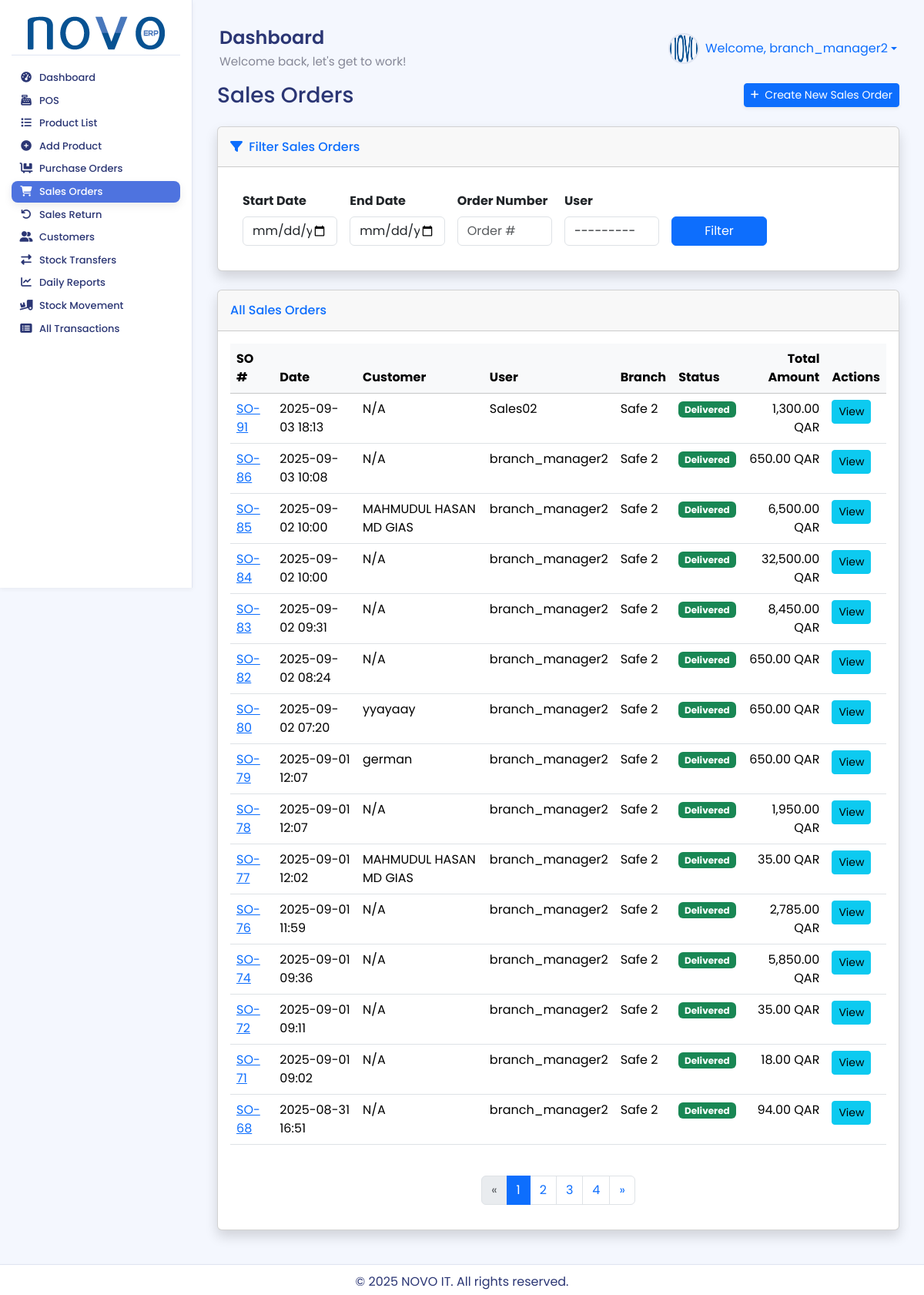
The page /sales/ (signed in) on the database its author committed.
### accounts/models.py (models this page shows)
class User(AbstractUser):
    warehouse = models.ForeignKey(
        Warehouse,
        on_delete=models.SET_NULL,
        null=True,
        blank=True,
        related_name='users', # এই গুদামের সাথে যুক্ত ইউজারদের সহজে খুঁজে পাওয়ার জন্য
        verbose_name="Assigned Warehouse" # অ্যাডমিন প্যানেলে প্রদর্শনের জন্য
    )
    class Meta:
        verbose_name = "User"
        verbose_name_plural = "Users"
    def __str__(self):
        return self.username

### sales/models.py (models this page shows, shortened)
class SalesOrder(models.Model):
    customer = models.ForeignKey('partners.Customer', on_delete=models.SET_NULL, null=True, blank=True)
    order_date = models.DateTimeField(default=timezone.now)
    user = models.ForeignKey(
        settings.AUTH_USER_MODEL,
        on_delete=models.SET_NULL,
        null=True,
        blank=True,
        help_text="The user who created the sales order."
    )
    warehouse = models.ForeignKey(
        Warehouse,
        on_delete=models.SET_NULL,
        null=True,
        blank=True,
        help_text="The branch/warehouse from which the sale was made."
    )
    expected_delivery_date = models.DateField(null=True, blank=True)
    STATUS_CHOICES = [
        ('draft', 'Draft'),
        ('confirmed', 'Confirmed'),
        ('delivered', 'Delivered'),
        ('cancelled', 'Cancelled')
    ]
    status = models.CharField(max_length=20, choices=STATUS_CHOICES, default='draft')
    notes = models.TextField(blank=True, null=True)
    total_amount = models.DecimalField(max_digits=10, decimal_places=2, default=0.00)
    payment_method = models.CharField(max_length=20, default='cash')
    amount_tendered = models.DecimalField(max_digits=10, decimal_places=2, null=True, blank=True)
    change_due = models.DecimalField(max_digits=10, decimal_places=2, null=True, blank=True)
    created_at = models.DateTimeField(auto_now_add=True)
    updated_at = models.DateTimeField(auto_now=True)
    class Meta:
        db_table = 'inventory_salesorder'

### stock/models.py (models this page shows, shortened)
class Warehouse(models.Model):
    name = models.CharField(max_length=100, unique=True)
    address = models.TextField(blank=True, null=True)
    created_at = models.DateTimeField(auto_now_add=True)
    updated_at = models.DateTimeField(auto_now=True)
    class Meta:
        db_table = 'inventory_warehouse'

### partners/models.py (models this page shows, shortened)
class Customer(models.Model):
    name = models.CharField(max_length=200)
    email = models.EmailField(blank=True, null=True)
    phone = models.CharField(max_length=20, blank=True, null=True)
    address = models.TextField(blank=True, null=True)
    created_at = models.DateTimeField(auto_now_add=True)
    updated_at = models.DateTimeField(auto_now=True)
    is_active = models.BooleanField(default=True)
    class Meta:
        db_table = 'inventory_customer'

### sales/views.py (the view)
# urls.py: path('', views.sales_order_list, name='sales_order_list'),
@login_required
@permission_required('sales.view_salesorder', login_url='/admin/')
def sales_order_list(request):
    sales_orders_list = SalesOrder.objects.select_related('customer', 'user', 'warehouse').order_by('-created_at')
    user = request.user
    if not user.is_superuser:
        user_warehouse = getattr(user, 'warehouse', None)
        if user_warehouse:
            sales_orders_list = sales_orders_list.filter(warehouse=user_warehouse)
    filter_param = request.GET.get('filter')
    if filter_param == 'unfulfilled':
        sales_orders_list = sales_orders_list.filter(
            Q(status='confirmed')
        )
    form = SalesOrderFilterForm(request.GET, user=user)
    if form.is_valid():
        start_date = form.cleaned_data.get('start_date')
        end_date = form.cleaned_data.get('end_date')
        order_number = form.cleaned_data.get('order_number')
        selected_user = form.cleaned_data.get('user')
        warehouse = form.cleaned_data.get('warehouse')
        if start_date:
            sales_orders_list = sales_orders_list.filter(created_at__date__gte=start_date)
        if end_date:
            sales_orders_list = sales_orders_list.filter(created_at__date__lte=end_date)
        if order_number and order_number.isdigit():
            sales_orders_list = sales_orders_list.filter(pk=order_number)
        if selected_user:
            sales_orders_list = sales_orders_list.filter(user=selected_user)
        if warehouse and user.is_superuser:
            sales_orders_list = sales_orders_list.filter(warehouse=warehouse)
    paginator = Paginator(sales_orders_list, 15)
    page_number = request.GET.get('page')
    sales_orders = paginator.get_page(page_number)
    context = {
        'title': 'Sales Orders',
        'sales_orders': sales_orders,
        'form': form,
    }
    return render(request, 'sales/sales_order_list.html', context)

### sales/templates/sales/sales_order_list.html (shortened to what this page needs)
{% extends 'base.html' %}
{% load humanize %}
{% block content %}
<div class="container-fluid">
    <div class="d-sm-flex align-items-center justify-content-between mb-4">
        <h1 class="h3 mb-0 text-gray-800">Sales Orders</h1>
        {% if perms.sales.add_salesorder %}
        <a href="{% url 'sales:create_sales_order' %}" class="btn btn-primary btn-sm shadow-sm">
             Create New Sales Order
        </a>
        {% endif %}
    </div>
    <div class="card shadow mb-4">
        <div class="card-header py-3">
            <h6 class="m-0 font-weight-bold text-primary"><i class="fas fa-filter me-1"></i> Filter Sales Orders</h6>
        </div>
        <div class="card-body">
            <form method="get" class="p-3">
                <div class="row align-items-end g-3">
                    <div class="col-md-2">
                        <label for="{{ form.start_date.id_for_label }}" class="form-label fw-bold">{{ form.start_date.label }}</label>
                        {{ form.start_date }}
                    </div>
                    <div class="col-md-2">
                        <label for="{{ form.end_date.id_for_label }}" class="form-label fw-bold">{{ form.end_date.label }}</label>
                        {{ form.end_date }}
                    </div>
                    <div class="col-md-2">
                        <label for="{{ form.order_number.id_for_label }}" class="form-label fw-bold">{{ form.order_number.label }}</label>
                        {{ form.order_number }}
                    </div>
                    <div class="col-md-2">
                        <label for="{{ form.user.id_for_label }}" class="form-label fw-bold">{{ form.user.label }}</label>
                        {{ form.user }}
                    </div>
                    <div class="col-md-2">
                        <button type="submit" class="btn btn-primary w-100">Filter</button>
                    </div>
                </div>
            </form>
        </div>
    </div>
    <div class="card shadow mb-4">
        <div class="card-header py-3 d-flex justify-content-between align-items-center">
            <h6 class="m-0 font-weight-bold text-primary">All Sales Orders</h6>
        </div>
        <div class="card-body">
            <div class="table-responsive">
                <table class="table table-hover" width="100%" cellspacing="0">
                    <thead class="table-light">
                        <tr>
                            <th>SO #</th>
                            <th>Date</th>
                            <th>Customer</th>
                            <th>User</th>
                            <th>Branch</th>
                            <th>Status</th>
                            <th class="text-end">Total Amount</th>
                            <th>Actions</th>
                        </tr>
                    </thead>
                    <tbody>
                        {% for order in sales_orders %}
                        <tr>
                            <td><a href="{% url 'sales:sales_order_detail' order.pk %}">SO-{{ order.pk }}</a></td>
                            <td>{{ order.created_at|date:"Y-m-d H:i" }}</td>
                            <td>{{ order.customer.name|default:"N/A" }}</td>
                            <td>{{ order.user.username|default:"N/A" }}</td>
                            <td>{{ order.warehouse.name|default:"N/A" }}</td>
                            <td>
                                {% if order.status == 'delivered' %}
                                    <span class="badge bg-success">{{ order.get_status_display }}</span>
                                {% elif order.status == 'confirmed' %}
                                    <span class="badge bg-warning text-dark">{{ order.get_status_display }}</span>
                                {% elif order.status == 'partially_delivered' %}
                                    <span class="badge bg-primary">{{ order.get_status_display }}</span>
                                {% elif order.status == 'cancelled' %}
                                    <span class="badge bg-danger">{{ order.get_status_display }}</span>
                                {% else %}
                                    <span class="badge bg-secondary">{{ order.get_status_display }}</span>
                                {% endif %}
                            </td>
                            <td class="text-end">{{ order.total_amount|intcomma }} QAR</td>
                            <td>
                                <a href="{% url 'sales:sales_order_detail' order.pk %}" class="btn btn-sm btn-info">View</a>
                            </td>
                        </tr>
                        {% empty %}
                        <tr>
                            <td colspan="8" class="text-center">No sales orders found.</td>
                        </tr>
                        {% endfor %}
                    </tbody>
                </table>
            </div>
            {% if sales_orders.has_other_pages %}
                {% include 'includes/pagination.html' with page_obj=sales_orders %}
            {% endif %}
        </div>
    </div>
</div>
{% endblock %}

### inventory_system/templates/base.html (shortened to what this page needs)
{% load static %}
<!DOCTYPE html>
<html lang="en">
<head>
    <link href="https://cdn.jsdelivr.net/npm/select2@4.1.0-rc.0/dist/css/select2.min.css" rel="stylesheet" />
    <link href="https://cdn.jsdelivr.net/npm/bootstrap@5.3.3/dist/css/bootstrap.min.css" rel="stylesheet">
    <link rel="stylesheet" href="https://cdnjs.cloudflare.com/ajax/libs/font-awesome/6.4.0/css/all.min.css">
    <link rel="stylesheet" href="{% static 'css/style.css' %}">
</head>
<body>
<div class="wrapper">
    {% if user.is_authenticated %}
    <aside class="sidebar-nav">
        <div class="sidebar-header">
            <a href="{% url 'dashboard' %}">
                <img src="{% static 'images/logo.png' %}" alt="NOVO ERP Logo">
            </a>
        </div>
        <ul class="sidebar-menu">
            {% with user.groups.all|join:", " as user_groups %}
            {% if 'POS Sales Staff' in user_groups %}
                <li><a href="{% url 'pos:pos_view' %}"><i class="fas fa-cash-register fa-fw"></i> <span>POS</span></a></li>
                <li><a href="{% url 'products:product_list' %}"><i class="fas fa-list fa-fw"></i> <span>Product List</span></a></li>
            {% elif 'Branch Manager' in user_groups %}
                <li><a href="{% url 'dashboard' %}"><i class="fas fa-tachometer-alt fa-fw"></i> <span>Dashboard</span></a></li>
                <li><a href="{% url 'pos:pos_view' %}"><i class="fas fa-cash-register fa-fw"></i> <span>POS</span></a></li>
                <li><a href="{% url 'products:product_list' %}"><i class="fas fa-list fa-fw"></i> <span>Product List</span></a></li>
                <li><a href="{% url 'products:add_product' %}"><i class="fas fa-plus-circle fa-fw"></i> <span>Add Product</span></a></li>
                <li><a href="{% url 'purchase:purchase_order_list' %}"><i class="fas fa-dolly-flatbed fa-fw"></i> <span>Purchase Orders</span></a></li>
                <li><a href="{% url 'sales:sales_order_list' %}"><i class="fas fa-shopping-cart fa-fw"></i> <span>Sales Orders</span></a></li>
                <li><a href="{% url 'sales:create_sales_return' %}"><i class="fas fa-undo fa-fw"></i> <span>Sales Return</span></a></li>
                <li><a href="{% url 'partners:customer_list' %}"><i class="fas fa-user-friends fa-fw"></i> <span>Customers</span></a></li>
                <li><a href="{% url 'purchase:stock_transfer_request_list' %}"><i class="fas fa-exchange-alt fa-fw"></i> <span>Stock Transfers</span></a></li>
                <li><a href="{% url 'reports:daily_sales_report' %}"><i class="fas fa-chart-line fa-fw"></i> <span>Daily Reports</span></a></li>
                <li><a href="{% url 'stock:stock_movement_report' %}"><i class="fas fa-truck-loading fa-fw"></i> <span>Stock Movement</span></a></li>
                <li><a href="{% url 'stock:transaction_list' %}"><i class="fas fa-list-alt fa-fw"></i> <span>All Transactions</span></a></li>
            {% endif %}
            {% endwith %}
        </ul>
    </aside>
    {% endif %}
    <div class="main-content">
        {% if user.is_authenticated %}
        <header class="header">
            <div class="header-title">
                <h1>{% block page_title %}Dashboard{% endblock %}</h1>
                <p>Welcome back, let's get to work!</p>
            </div>
            <div class="d-flex align-items-center">
                <div class="user-profile dropdown">
                    <a href="#" class="dropdown-toggle text-decoration-none d-flex align-items-center" data-bs-toggle="dropdown" aria-expanded="false">
                        <img src="{% static 'images/default_avatar.png' %}" alt="Avatar" class="me-2"> Welcome, {{ user.username }}
                    </a>
                </div>
            </div>
        </header>
        {% endif %}
        <main>
            {% block content %}{% endblock %}
        </main>
        <footer class="footer">
            <p>&copy; {% now "Y" %} NOVO IT. All rights reserved.</p>
        </footer>
    </div>
</div>
</body>
</html>

### rows shown on the page
User: username "branch_manager2"
SalesOrder: pk "91", created_at "2025-09-03 18:13", customer.name "N/A", user.username "Sales02", warehouse.name "Safe 2", status "Delivered", total_amount "1,300.00"
SalesOrder: pk "86", created_at "2025-09-03 10:08", customer.name "N/A", user.username "branch_manager2", warehouse.name "Safe 2", status "Delivered", total_amount "650.00"
SalesOrder: pk "85", created_at "2025-09-02 10:00", customer.name "MAHMUDUL HASAN MD GIAS", user.username "branch_manager2", warehouse.name "Safe 2", status "Delivered", total_amount "6,500.00"
SalesOrder: pk "84", created_at "2025-09-02 10:00", customer.name "N/A", user.username "branch_manager2", warehouse.name "Safe 2", status "Delivered", total_amount "32,500.00"
SalesOrder: pk "83", created_at "2025-09-02 09:31", customer.name "N/A", user.username "branch_manager2", warehouse.name "Safe 2", status "Delivered", total_amount "8,450.00"
SalesOrder: pk "82", created_at "2025-09-02 08:24", customer.name "N/A", user.username "branch_manager2", warehouse.name "Safe 2", status "Delivered", total_amount "650.00"
SalesOrder: pk "80", created_at "2025-09-02 07:20", customer.name "yyayaay", user.username "branch_manager2", warehouse.name "Safe 2", status "Delivered", total_amount "650.00"
SalesOrder: pk "79", created_at "2025-09-01 12:07", customer.name "german", user.username "branch_manager2", warehouse.name "Safe 2", status "Delivered", total_amount "650.00"
SalesOrder: pk "78", created_at "2025-09-01 12:07", customer.name "N/A", user.username "branch_manager2", warehouse.name "Safe 2", status "Delivered", total_amount "1,950.00"
SalesOrder: pk "77", created_at "2025-09-01 12:02", customer.name "MAHMUDUL HASAN MD GIAS", user.username "branch_manager2", warehouse.name "Safe 2", status "Delivered", total_amount "35.00"
SalesOrder: pk "76", created_at "2025-09-01 11:59", customer.name "N/A", user.username "branch_manager2", warehouse.name "Safe 2", status "Delivered", total_amount "2,785.00"
SalesOrder: pk "74", created_at "2025-09-01 09:36", customer.name "N/A", user.username "branch_manager2", warehouse.name "Safe 2", status "Delivered", total_amount "5,850.00"
SalesOrder: pk "72", created_at "2025-09-01 09:11", customer.name "N/A", user.username "branch_manager2", warehouse.name "Safe 2", status "Delivered", total_amount "35.00"
SalesOrder: pk "71", created_at "2025-09-01 09:02", customer.name "N/A", user.username "branch_manager2", warehouse.name "Safe 2", status "Delivered", total_amount "18.00"
SalesOrder: pk "68", created_at "2025-08-31 16:51", customer.name "N/A", user.username "branch_manager2", warehouse.name "Safe 2", status "Delivered", total_amount "94.00"

### other values the page prints
{{ i }} "1"
{{ i }} "2" "3" "4"
